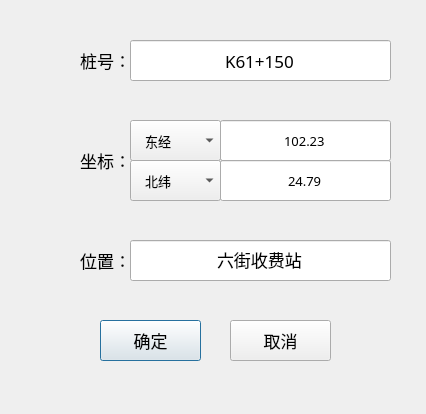
<?xml version="1.0" encoding="UTF-8"?>
<ui version="4.0">
 <class>AddPoint</class>
 <widget class="QDialog" name="AddPoint">
  <property name="geometry">
   <rect>
    <x>0</x>
    <y>0</y>
    <width>426</width>
    <height>414</height>
   </rect>
  </property>
  <property name="windowTitle">
   <string>Dialog</string>
  </property>
  <widget class="QComboBox" name="comboBox">
   <property name="geometry">
    <rect>
     <x>130</x>
     <y>120</y>
     <width>91</width>
     <height>41</height>
    </rect>
   </property>
   <property name="font">
    <font>
     <family>幼圆</family>
     <pointsize>10</pointsize>
    </font>
   </property>
   <item>
    <property name="text">
     <string>   东经</string>
    </property>
   </item>
   <item>
    <property name="text">
     <string>   西经</string>
    </property>
   </item>
  </widget>
  <widget class="QLabel" name="label_11">
   <property name="geometry">
    <rect>
     <x>20</x>
     <y>140</y>
     <width>41</width>
     <height>41</height>
    </rect>
   </property>
   <property name="styleSheet">
    <string notr="true">image: url(:/new/con1/ZuoBiao.png);</string>
   </property>
   <property name="text">
    <string/>
   </property>
  </widget>
  <widget class="QLabel" name="label_3">
   <property name="geometry">
    <rect>
     <x>60</x>
     <y>240</y>
     <width>71</width>
     <height>41</height>
    </rect>
   </property>
   <property name="font">
    <font>
     <family>幼圆</family>
     <pointsize>13</pointsize>
    </font>
   </property>
   <property name="text">
    <string>位置：</string>
   </property>
   <property name="alignment">
    <set>Qt::AlignRight|Qt::AlignTrailing|Qt::AlignVCenter</set>
   </property>
  </widget>
  <widget class="QLabel" name="label_26">
   <property name="geometry">
    <rect>
     <x>20</x>
     <y>40</y>
     <width>41</width>
     <height>41</height>
    </rect>
   </property>
   <property name="styleSheet">
    <string notr="true">image: url(:/new/con1/LuZhuang.png);</string>
   </property>
   <property name="text">
    <string/>
   </property>
  </widget>
  <widget class="QPushButton" name="ok">
   <property name="geometry">
    <rect>
     <x>100</x>
     <y>320</y>
     <width>101</width>
     <height>41</height>
    </rect>
   </property>
   <property name="font">
    <font>
     <family>幼圆</family>
     <pointsize>13</pointsize>
    </font>
   </property>
   <property name="text">
    <string>确定</string>
   </property>
  </widget>
  <widget class="QPushButton" name="cancel">
   <property name="geometry">
    <rect>
     <x>230</x>
     <y>320</y>
     <width>101</width>
     <height>41</height>
    </rect>
   </property>
   <property name="font">
    <font>
     <family>幼圆</family>
     <pointsize>13</pointsize>
    </font>
   </property>
   <property name="text">
    <string>取消</string>
   </property>
  </widget>
  <widget class="QLineEdit" name="lineEdit_3">
   <property name="geometry">
    <rect>
     <x>220</x>
     <y>120</y>
     <width>171</width>
     <height>41</height>
    </rect>
   </property>
   <property name="font">
    <font>
     <family>幼圆</family>
     <pointsize>10</pointsize>
    </font>
   </property>
   <property name="text">
    <string>102.23</string>
   </property>
   <property name="alignment">
    <set>Qt::AlignCenter</set>
   </property>
  </widget>
  <widget class="QComboBox" name="comboBox_2">
   <property name="geometry">
    <rect>
     <x>130</x>
     <y>160</y>
     <width>91</width>
     <height>41</height>
    </rect>
   </property>
   <property name="font">
    <font>
     <family>幼圆</family>
     <pointsize>10</pointsize>
    </font>
   </property>
   <item>
    <property name="text">
     <string>   北纬</string>
    </property>
   </item>
   <item>
    <property name="text">
     <string>   南纬</string>
    </property>
   </item>
  </widget>
  <widget class="QLineEdit" name="lineEdit_2">
   <property name="geometry">
    <rect>
     <x>130</x>
     <y>40</y>
     <width>261</width>
     <height>41</height>
    </rect>
   </property>
   <property name="font">
    <font>
     <family>幼圆</family>
     <pointsize>13</pointsize>
    </font>
   </property>
   <property name="text">
    <string>K61+150</string>
   </property>
   <property name="alignment">
    <set>Qt::AlignCenter</set>
   </property>
  </widget>
  <widget class="QLabel" name="label_2">
   <property name="geometry">
    <rect>
     <x>60</x>
     <y>140</y>
     <width>71</width>
     <height>41</height>
    </rect>
   </property>
   <property name="font">
    <font>
     <family>幼圆</family>
     <pointsize>13</pointsize>
    </font>
   </property>
   <property name="text">
    <string>坐标：</string>
   </property>
   <property name="alignment">
    <set>Qt::AlignRight|Qt::AlignTrailing|Qt::AlignVCenter</set>
   </property>
  </widget>
  <widget class="QLineEdit" name="lineEdit">
   <property name="geometry">
    <rect>
     <x>130</x>
     <y>240</y>
     <width>261</width>
     <height>41</height>
    </rect>
   </property>
   <property name="font">
    <font>
     <family>华文宋体</family>
     <pointsize>13</pointsize>
    </font>
   </property>
   <property name="text">
    <string>六街收费站</string>
   </property>
   <property name="alignment">
    <set>Qt::AlignCenter</set>
   </property>
  </widget>
  <widget class="QLineEdit" name="lineEdit_4">
   <property name="geometry">
    <rect>
     <x>220</x>
     <y>160</y>
     <width>171</width>
     <height>41</height>
    </rect>
   </property>
   <property name="font">
    <font>
     <family>幼圆</family>
     <pointsize>10</pointsize>
    </font>
   </property>
   <property name="text">
    <string>24.79</string>
   </property>
   <property name="alignment">
    <set>Qt::AlignCenter</set>
   </property>
  </widget>
  <widget class="QLabel" name="label_27">
   <property name="geometry">
    <rect>
     <x>20</x>
     <y>240</y>
     <width>41</width>
     <height>41</height>
    </rect>
   </property>
   <property name="styleSheet">
    <string notr="true">image: url(:/new/con1/WeiZhi.png);</string>
   </property>
   <property name="text">
    <string/>
   </property>
  </widget>
  <widget class="QLabel" name="label">
   <property name="geometry">
    <rect>
     <x>60</x>
     <y>40</y>
     <width>71</width>
     <height>41</height>
    </rect>
   </property>
   <property name="font">
    <font>
     <family>幼圆</family>
     <pointsize>13</pointsize>
    </font>
   </property>
   <property name="text">
    <string>桩号：</string>
   </property>
   <property name="alignment">
    <set>Qt::AlignRight|Qt::AlignTrailing|Qt::AlignVCenter</set>
   </property>
  </widget>
 </widget>
 <resources/>
 <connections/>
</ui>
